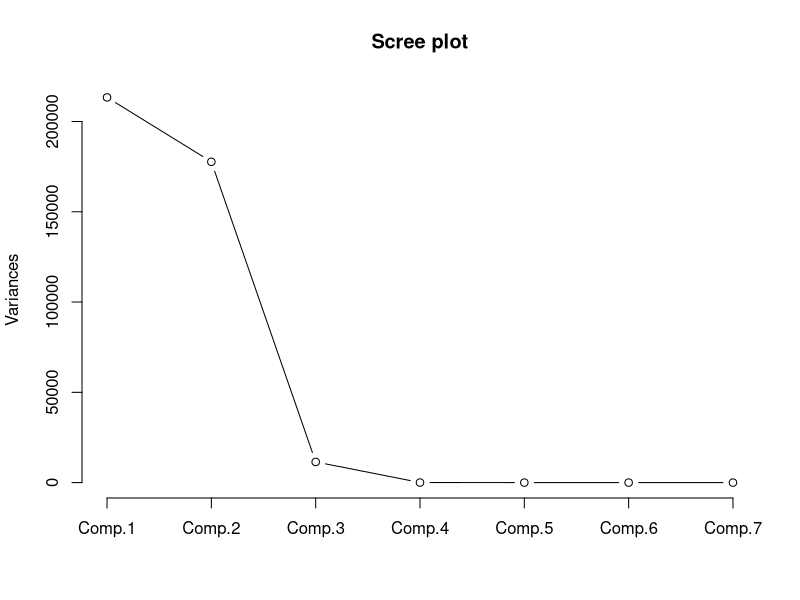
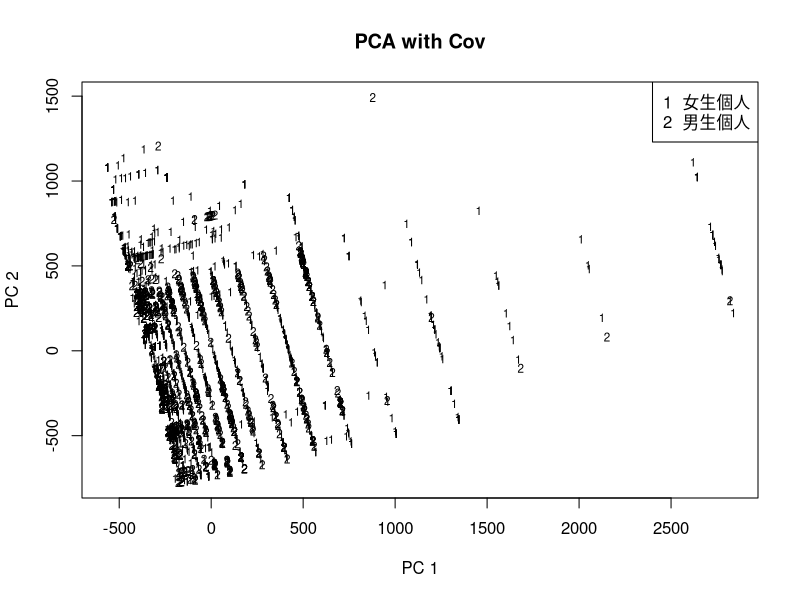
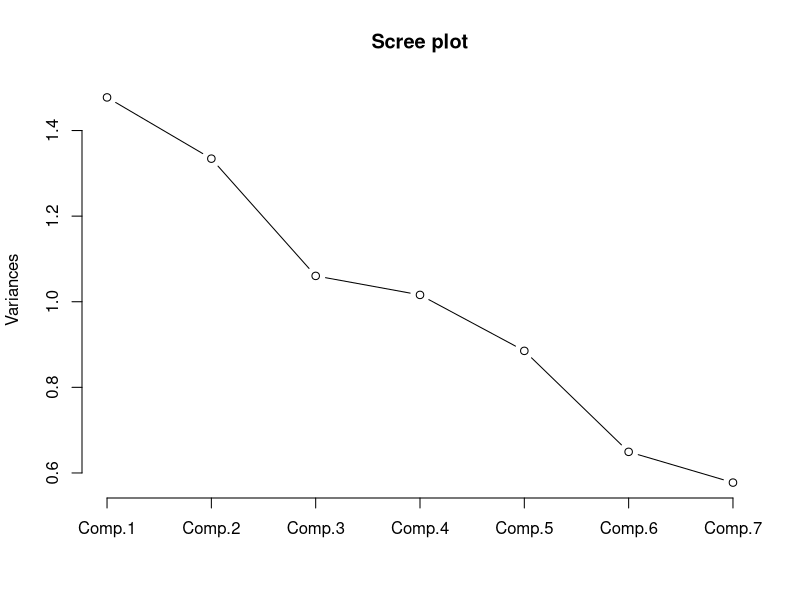
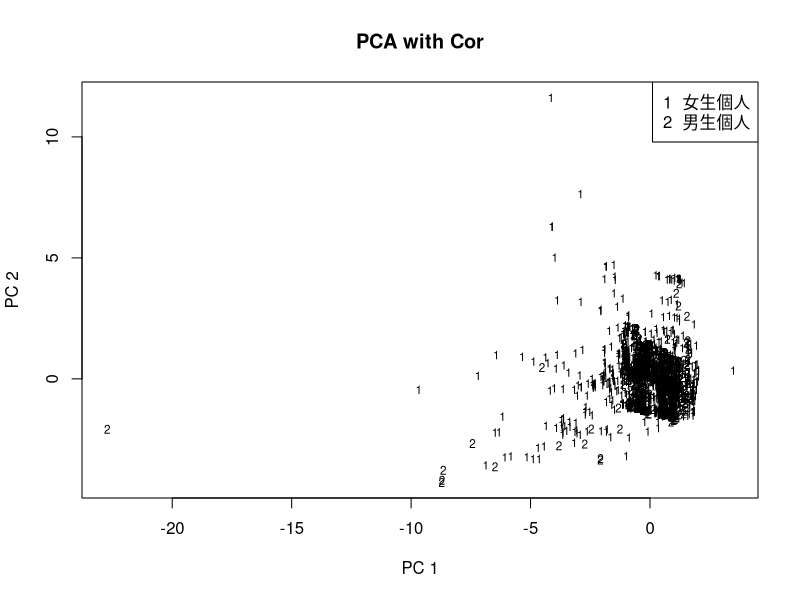
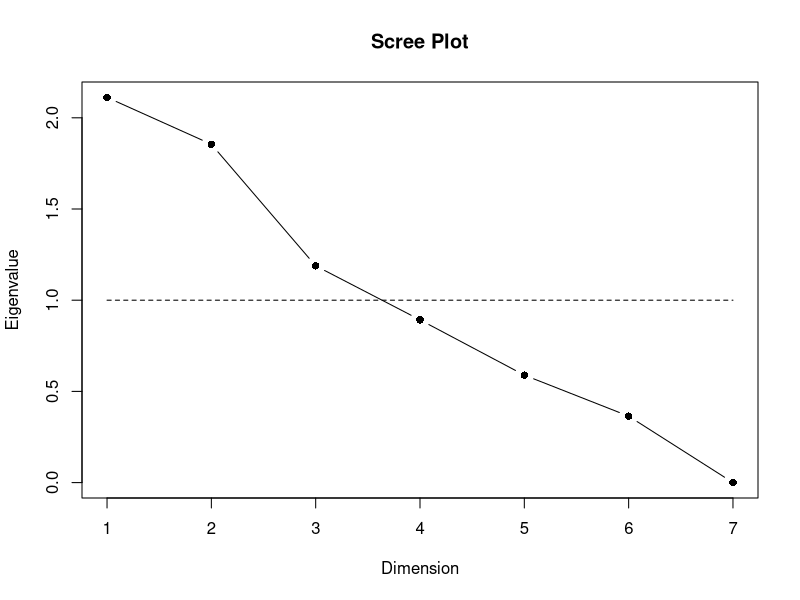
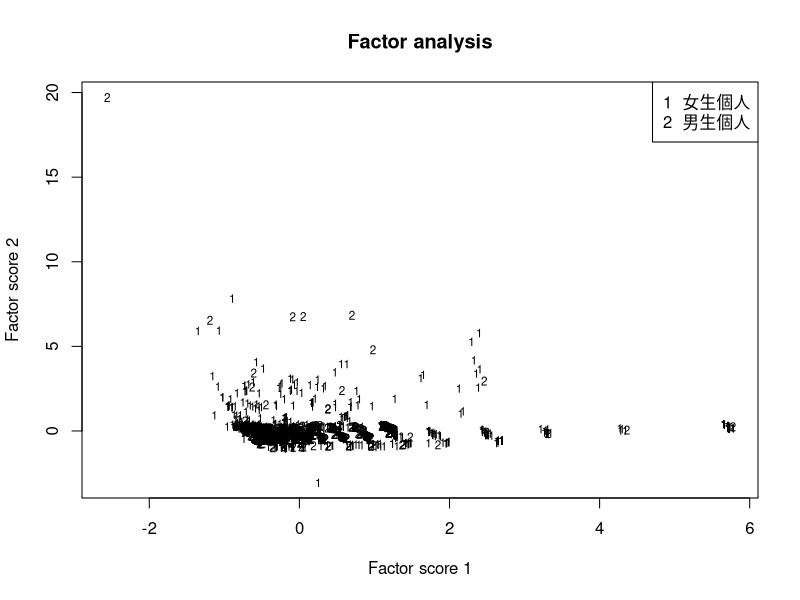

These charts were generated, in order, by the following R code:
## ---- chunk 1
# import the csv file into R
#   note: stringsAsFactors=TRUE will screw up conversion to numeric!
picture<-read.csv("picture.csv", header=TRUE, fileEncoding="BIG5")
dim(picture)
head(picture)

# 原本"上傳時間"的單位為" UNIX timestamp x 10^-8"
# 將上傳時間做轉換，以"天數"為單位，並相較於最早上傳的時間，計算出每筆資料與最早上傳的時間差
picture[,c("上傳時間")]<-picture[,c("上傳時間")]*10^8
t0<-as.POSIXlt(as.numeric(min(picture[,c("上傳時間")])), origin="1970-01-01", tz="GMT")
tt<-as.POSIXlt(as.numeric(picture[,c("上傳時間")]), origin="1970-01-01", tz="GMT")
picture[,c("上傳時間")]<-as.numeric(difftime(tt, t0, unit="day"))

head(picture)
## ---- chunk 2
princov<-princomp(picture[,2:8], cor=F)
summary(princov)
print(princov$loadings, digits=7, cutoff=0.0000001)
#   show a scree plot.
screeplot(princov, type="line", main="Scree plot")
#   plot 1st vs. 2nd PCs
x<-princov$scores[,1]
y<-princov$scores[,2]
plot(x, y, xlab="PC 1", ylab="PC 2", main="PCA with Cov", type="n")
text(x, y, labels=picture[,1], cex=.7)
legend("topright", c("女生個人","男生個人"), pch ='12')
## ---- chunk 3
princor<-princomp(picture[,2:8], cor=T)
summary(princor)
print(princor$loadings, digits=7, cutoff=0.0000001)
#   show a scree plot.
screeplot(princor, type="line", main="Scree plot")
#   plot 1st vs. 2nd PCs
x<-princor$scores[,1]
y<-princor$scores[,2]
plot(x, y, xlab="PC 1", ylab="PC 2", main="PCA with Cor", type="n")
text(x, y, labels=picture[,1], cex=.7)
legend("topright", c("女生個人","男生個人"), pch ='12')
## ---- chunk 4
factfit <- factanal(picture[,2:8], factors=3, rotation="none")
print(factfit, digits=7, cutoff=0.0000001, sort=TRUE)
## ---- chunk 5
factfit <- factanal(picture[,2:8], factors=3, scores="regression", rotation="varimax")
print(factfit, digits=7, cutoff=0.0000001, sort=TRUE)

# Print out the factor scores:
#  Every observation (picture) has scores on all 3 factors!
head(factfit$scores, n=25)
## ---- chunk 6
# Install package "psy" first, then load them into R
library(psy)
scree.plot(factfit$correlation)
## ---- chunk 7
x<-factfit$scores[,1]
y<-factfit$scores[,2]
plot(x, y, xlab="Factor score 1", ylab="Factor score 2", main="Factor analysis", type="n")
text(x, y, labels=picture[,1], cex=.7)
legend("topright", c("女生個人","男生個人"), pch ='12')
